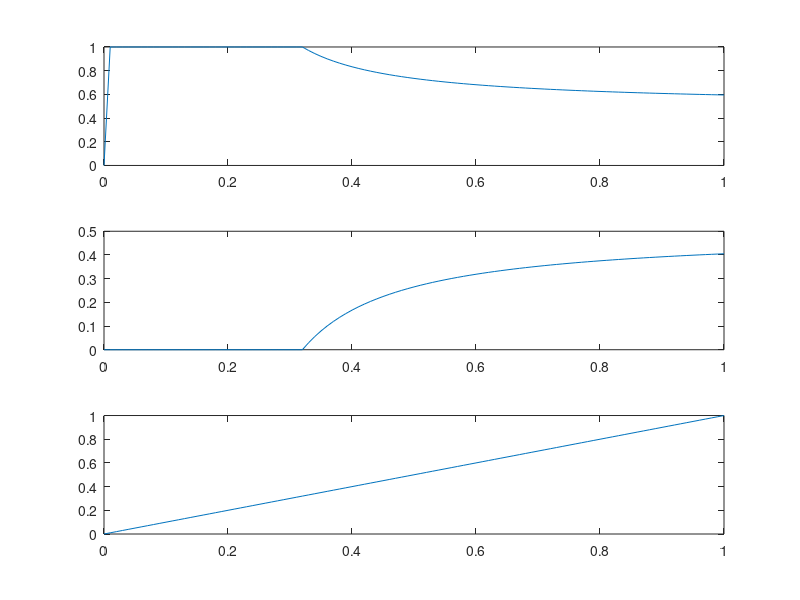

This figure's MATLAB source:
close all
clear all
clc


U_eff = 0:0.01:1;
U1_th = 0.001;
U2_th = 0.32;

for i = 1:length(U_eff)
    if U_eff(i) < U1_th
        W1(i) = 0;
    elseif U_eff(i) < U2_th
        W1(i) = (U_eff(i) - U1_th)/(U_eff(i) - U1_th);
    else
        W1(i) = (U_eff(i) - U1_th)/((U_eff(i) - U1_th) + (U_eff(i) - U2_th));
    end
    if U_eff(i) < U2_th
        W2(i) = 0;
    else
        W2(i) = (U_eff(i) - U2_th)/((U_eff(i) - U1_th) + (U_eff(i) - U2_th));
    end
    
    Act(i) = U_eff(i)*(W1(i)+W2(i));
end

figure(1)
subplot(3,1,1)
plot(U_eff,W1)
subplot(3,1,2)
plot(U_eff,W2)
subplot(3,1,3)
plot(U_eff,Act)